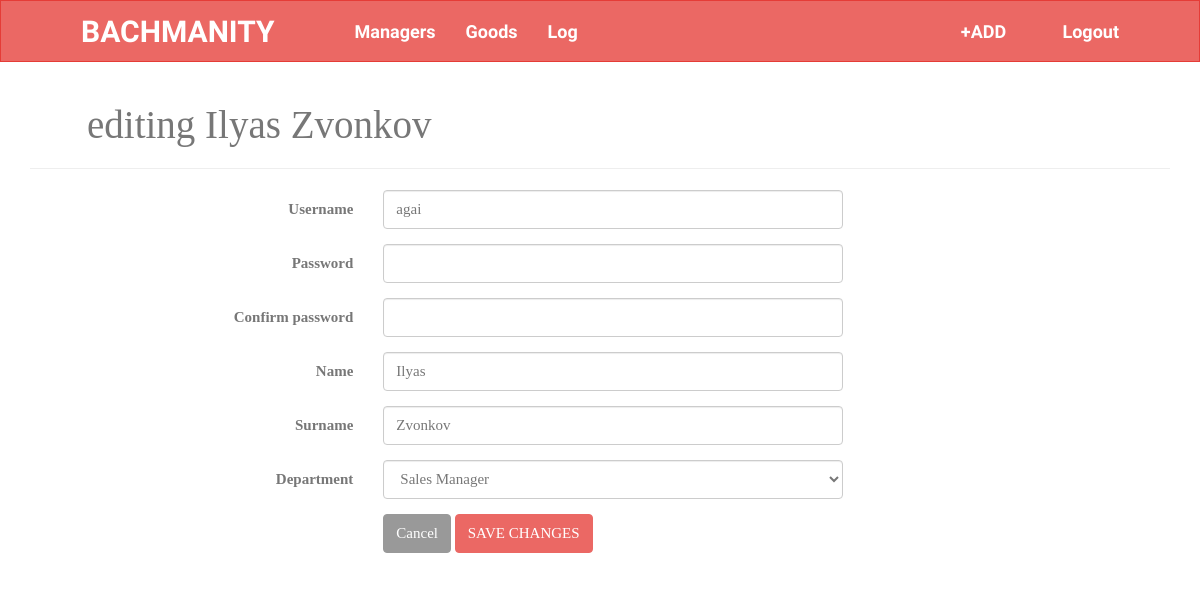
Screenshot of /?page=edit-manager&id=2 (signed in) with the database file from the repository.
### tables this page shows
CREATE TABLE IF NOT EXISTS `managers` (
  `id` int(11) NOT NULL AUTO_INCREMENT,
  `login` varchar(55) NOT NULL,
  `password` varchar(55) NOT NULL,
  `name` varchar(55) NOT NULL,
  `surname` varchar(55) NOT NULL,
  `department` int(2) NOT NULL,
  `company_id` int(11) NOT NULL,
  `status` int(1) NOT NULL,
  `active` int(11) NOT NULL,
  PRIMARY KEY (`id`)
);

### modules/logged/admin/managers/edit-manager.php (the view, shortened to what this page needs)
<?php
    try {
        $result = $connection->query('SELECT * FROM managers WHERE id = '.$_GET['id']);
    } catch (Exception $e) {
    }
    if ($row = $result->fetch_array()) {
        $manager = $row;
    }
    switch ($manager['id']) {
        case 2:
            $selected2 = 'selected';
            break;
    }
?>
   <div class='container' width='80%'>
       <h1 style="font-family: 'Times New Roman'; color:#777777; font-weight: normal; margin-left:5%;">editing <?php echo $manager['name'].' '.$manager['surname'];?></h1>
       <hr>
       <form action='?act=editing-manager' method = 'post' class='form-horizontal col-lg-offset-2'>
        <div class='form-group'>
        <label class='col-lg-2 control-label' for="edit-login">Username</label>
        <div class='col-lg-6'>
            <input class='form-control' type="text" name="edit-login" value="<?php echo $manager['login'];?>"/>
        </div>
    </div>
    <div class='form-group'>
        <label class='col-lg-2 control-label' for="password">Password</label>
        <div class='col-lg-6'>
            <input type='password' name='password' class='form-control'/>
        </div>
    </div>
    <div class='form-group'>
        <label class='col-lg-2 control-label' for="re-password">Confirm password</label>
        <div class='col-lg-6'>
            <input type="password" name="re-password" class='form-control'/>
        </div>
    </div>
    <div class='form-group'>
        <label class='col-lg-2 control-label' for="edit-name">Name</label>
        <div class='col-lg-6'>
            <input type="text" name="edit-name" class='form-control' value="<?php echo $manager['name']?>"/>
        </div>
    </div>
    <div class='form-group'>
        <label class='col-lg-2 control-label' for="edit-surname">Surname</label>
        <div class='col-lg-6'>
            <input type="text" name="edit-surname" class='form-control' value="<?php echo $manager['surname']?>"/>
        </div>
    </div>
    <div class='form-group'>
        <label class='col-lg-2 control-label' for="edit-department">Department</label>
        <div class='col-lg-6'>
            <select name="edit-department" class="form-control">
                <option value="2" <?php echo $selected2;?>>Sales Manager</option>
            </select>
        </div>
    </div>
    <div class='form-group'>
        <div class='col-lg-6 col-lg-offset-2'>
            <a href="?page=admin-managers" class="btn btn-default" >Cancel</a>
            <input class='btn btn-primary' type="submit" value="SAVE CHANGES"/>
        </div>
    </div>
</form>
   </div>

### rows the page displays
managers: name "Ilyas", surname "Zvonkov", edit-login "agai", edit-name "Ilyas", edit-surname "Zvonkov"

### other values shown
$_SESSION['user']['name'] "BACHMANITY"
